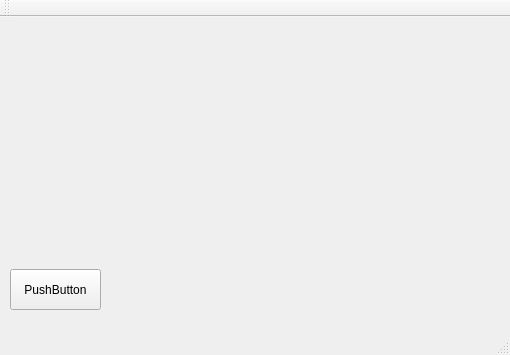
<?xml version="1.0" encoding="UTF-8"?>
<ui version="4.0">
 <class>MainWindow</class>
 <widget class="QMainWindow" name="MainWindow">
  <property name="geometry">
   <rect>
    <x>0</x>
    <y>0</y>
    <width>510</width>
    <height>355</height>
   </rect>
  </property>
  <property name="windowTitle">
   <string>MainWindow</string>
  </property>
  <widget class="QWidget" name="centralWidget">
   <widget class="QPushButton" name="pushButton">
    <property name="geometry">
     <rect>
      <x>10</x>
      <y>252</y>
      <width>91</width>
      <height>41</height>
     </rect>
    </property>
    <property name="text">
     <string>PushButton</string>
    </property>
   </widget>
   <widget class="QCustomPlot" name="customPlot" native="true">
    <property name="geometry">
     <rect>
      <x>120</x>
      <y>20</y>
      <width>351</width>
      <height>271</height>
     </rect>
    </property>
   </widget>
  </widget>
  <widget class="QMenuBar" name="menuBar">
   <property name="geometry">
    <rect>
     <x>0</x>
     <y>0</y>
     <width>510</width>
     <height>21</height>
    </rect>
   </property>
  </widget>
  <widget class="QToolBar" name="mainToolBar">
   <attribute name="toolBarArea">
    <enum>TopToolBarArea</enum>
   </attribute>
   <attribute name="toolBarBreak">
    <bool>false</bool>
   </attribute>
  </widget>
  <widget class="QStatusBar" name="statusBar"/>
 </widget>
 <layoutdefault spacing="6" margin="11"/>
 <customwidgets>
  <customwidget>
   <class>QCustomPlot</class>
   <extends>QWidget</extends>
   <header location="global">qcustomplot.h</header>
   <container>1</container>
  </customwidget>
 </customwidgets>
 <resources/>
 <connections/>
</ui>
